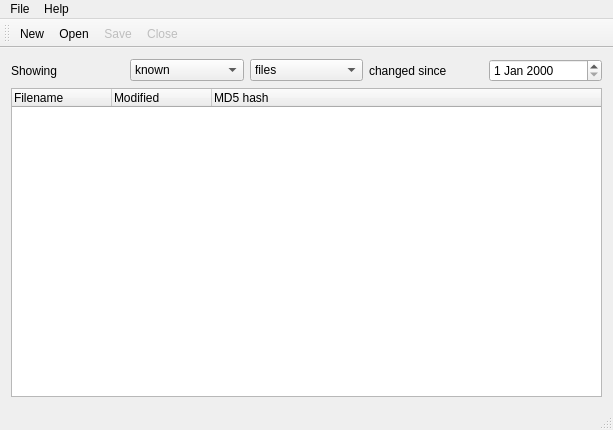
<?xml version="1.0" encoding="UTF-8"?>
<ui version="4.0">
 <class>MainWindow</class>
 <widget class="QMainWindow" name="MainWindow">
  <property name="geometry">
   <rect>
    <x>0</x>
    <y>0</y>
    <width>613</width>
    <height>430</height>
   </rect>
  </property>
  <property name="windowTitle">
   <string>Sgt. Duffy</string>
  </property>
  <property name="windowIcon">
   <iconset resource="Resources.qrc">
    <normaloff>:/icons/Duffy.svg</normaloff>:/icons/Duffy.svg</iconset>
  </property>
  <widget class="QWidget" name="centralWidget">
   <layout class="QVBoxLayout" name="verticalLayout">
    <item>
     <layout class="QHBoxLayout" name="horizontalLayout_2">
      <item>
       <layout class="QHBoxLayout" name="horizontalLayout">
        <item>
         <widget class="QLabel" name="showing">
          <property name="enabled">
           <bool>true</bool>
          </property>
          <property name="text">
           <string>Showing</string>
          </property>
         </widget>
        </item>
        <item>
         <widget class="QComboBox" name="knownToggle">
          <property name="enabled">
           <bool>true</bool>
          </property>
          <item>
           <property name="text">
            <string>known</string>
           </property>
          </item>
          <item>
           <property name="text">
            <string>unknown</string>
           </property>
          </item>
         </widget>
        </item>
        <item>
         <widget class="QComboBox" name="fileType">
          <property name="enabled">
           <bool>true</bool>
          </property>
          <item>
           <property name="text">
            <string>files</string>
           </property>
          </item>
          <item>
           <property name="text">
            <string>executables</string>
           </property>
          </item>
         </widget>
        </item>
        <item>
         <widget class="QLabel" name="changedSince">
          <property name="enabled">
           <bool>true</bool>
          </property>
          <property name="text">
           <string>changed since</string>
          </property>
         </widget>
        </item>
        <item>
         <widget class="QDateEdit" name="dateEdit">
          <property name="enabled">
           <bool>true</bool>
          </property>
         </widget>
        </item>
       </layout>
      </item>
     </layout>
    </item>
    <item>
     <widget class="QTreeWidget" name="treeWidget">
      <property name="enabled">
       <bool>true</bool>
      </property>
      <column>
       <property name="text">
        <string>Filename</string>
       </property>
      </column>
      <column>
       <property name="text">
        <string>Modified</string>
       </property>
      </column>
      <column>
       <property name="text">
        <string>MD5 hash</string>
       </property>
      </column>
     </widget>
    </item>
   </layout>
  </widget>
  <widget class="QMenuBar" name="menuBar">
   <property name="geometry">
    <rect>
     <x>0</x>
     <y>0</y>
     <width>613</width>
     <height>22</height>
    </rect>
   </property>
   <widget class="QMenu" name="menuFile">
    <property name="title">
     <string>File</string>
    </property>
    <addaction name="actionNew"/>
    <addaction name="actionOpen"/>
    <addaction name="separator"/>
    <addaction name="actionSave"/>
    <addaction name="actionSave_as"/>
    <addaction name="actionExport_as_CSV"/>
    <addaction name="separator"/>
    <addaction name="actionClose"/>
    <addaction name="actionQuit"/>
   </widget>
   <widget class="QMenu" name="menuHelp">
    <property name="title">
     <string>Help</string>
    </property>
    <addaction name="actionHelp_index"/>
    <addaction name="actionAbout_Duffy"/>
   </widget>
   <addaction name="menuFile"/>
   <addaction name="menuHelp"/>
  </widget>
  <widget class="QToolBar" name="mainToolBar">
   <attribute name="toolBarArea">
    <enum>TopToolBarArea</enum>
   </attribute>
   <attribute name="toolBarBreak">
    <bool>false</bool>
   </attribute>
   <addaction name="actionNew"/>
   <addaction name="actionOpen"/>
   <addaction name="actionSave"/>
   <addaction name="actionClose"/>
  </widget>
  <widget class="QStatusBar" name="statusBar"/>
  <action name="actionNew">
   <property name="icon">
    <iconset resource="Resources.qrc">
     <normaloff>:/icons/Document-new.svg</normaloff>:/icons/Document-new.svg</iconset>
   </property>
   <property name="text">
    <string>New</string>
   </property>
  </action>
  <action name="actionOpen">
   <property name="icon">
    <iconset resource="Resources.qrc">
     <normaloff>:/icons/Document-open.svg</normaloff>:/icons/Document-open.svg</iconset>
   </property>
   <property name="text">
    <string>Open</string>
   </property>
  </action>
  <action name="actionSave">
   <property name="enabled">
    <bool>false</bool>
   </property>
   <property name="icon">
    <iconset resource="Resources.qrc">
     <normaloff>:/icons/Document-save.svg</normaloff>:/icons/Document-save.svg</iconset>
   </property>
   <property name="text">
    <string>Save</string>
   </property>
  </action>
  <action name="actionSave_as">
   <property name="enabled">
    <bool>false</bool>
   </property>
   <property name="icon">
    <iconset resource="Resources.qrc">
     <normaloff>:/icons/Document-save-as.svg</normaloff>:/icons/Document-save-as.svg</iconset>
   </property>
   <property name="text">
    <string>Save as</string>
   </property>
  </action>
  <action name="actionClose">
   <property name="enabled">
    <bool>false</bool>
   </property>
   <property name="icon">
    <iconset resource="Resources.qrc">
     <normaloff>:/icons/Document-close.svg</normaloff>:/icons/Document-close.svg</iconset>
   </property>
   <property name="text">
    <string>Close</string>
   </property>
  </action>
  <action name="actionQuit">
   <property name="icon">
    <iconset resource="Resources.qrc">
     <normaloff>:/icons/System-log-out.svg</normaloff>:/icons/System-log-out.svg</iconset>
   </property>
   <property name="text">
    <string>Quit</string>
   </property>
  </action>
  <action name="actionHelp_index">
   <property name="icon">
    <iconset resource="Resources.qrc">
     <normaloff>:/icons/Help-browser.svg</normaloff>:/icons/Help-browser.svg</iconset>
   </property>
   <property name="text">
    <string>Help index</string>
   </property>
  </action>
  <action name="actionAbout_Duffy">
   <property name="icon">
    <iconset resource="Resources.qrc">
     <normaloff>:/icons/Duffy.svg</normaloff>:/icons/Duffy.svg</iconset>
   </property>
   <property name="text">
    <string>About Duffy</string>
   </property>
  </action>
  <action name="actionExport_as_CSV">
   <property name="text">
    <string>Export as CSV</string>
   </property>
   <property name="toolTip">
    <string>Export data as comma-separated values</string>
   </property>
  </action>
 </widget>
 <layoutdefault spacing="6" margin="11"/>
 <resources>
  <include location="Resources.qrc"/>
 </resources>
 <connections/>
</ui>
